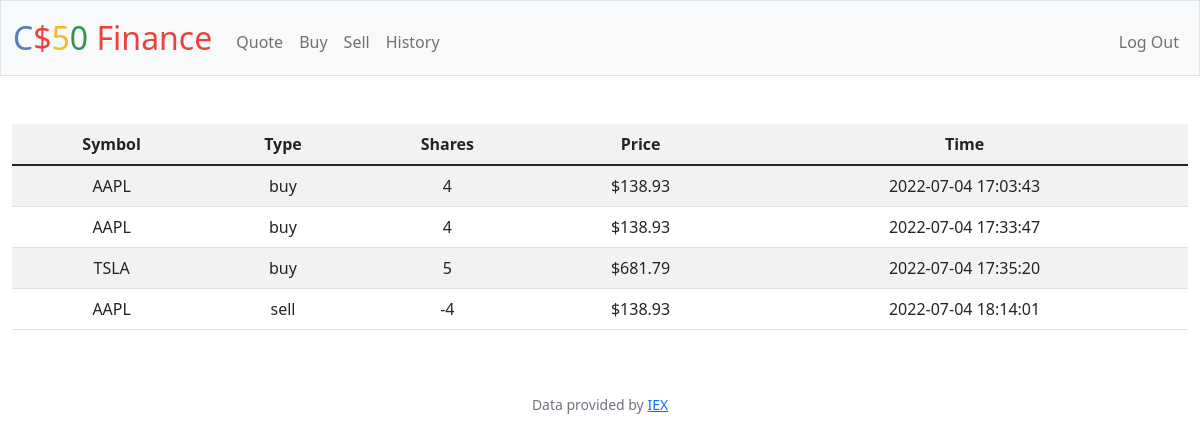
Screenshot of /history (signed in) with the database file from the repository.
### tables this page shows
CREATE TABLE transactions (
  id INTEGER PRIMARY KEY AUTOINCREMENT,
  user_id INTEGER NOT NULL,
  name TEXT NOT NULL,
  shares INTEGER NOT NULL,
  price NUMERIC NOT NULL,
  type TEXT NOT NULL,
  symbol TEXT NOT NULL,
  time TIMESTAMP DEFAULT CURRENT_TIMESTAMP,
  FOREIGN KEY(user_id) REFERENCES users(id)
);

### app.py (the view)
@app.route("/history")
@login_required
def history():
    user_id =session["user_id"]
    transactions = db.execute("SELECT type,symbol,price,shares,time FROM transactions WHERE user_id = ?",user_id)
    return render_template("history.html", transactions= transactions, usd=usd)

### app.py (called while the page is built)
@app.after_request
def after_request(response):
    response.headers["Cache-Control"] = "no-cache, no-store, must-revalidate"
    response.headers["Expires"] = 0
    response.headers["Pragma"] = "no-cache"
    return response

### helpers.py (called while the page is built)
def login_required(f):
    @wraps(f)
    def decorated_function(*args, **kwargs):
        if session.get("user_id") is None:
            return redirect("/login")
        return f(*args, **kwargs)
    return decorated_function

def usd(value):
    return f"${value:,.2f}"

### templates/history.html (shortened to what this page needs)
{% extends "layout.html" %}
{% block main %}
    <table class="table table-striped">
        <thread>
            <tr>
                <th>Symbol</th>
                <th>Type</th>
                <th>Shares</th>
                <th>Price</th>
                <th>Time</th>
            </tr>
        </thread>
        <tbody>
            {% for transactions in transactions %}
            <tr>
               <td>{{transactions["symbol"].upper()}}</td>
               <td>{{transactions["type"]}}</td>
               <td>{{transactions["shares"]}}</td>
               <td>{{usd(transactions["price"])}}</td>
               <td>{{transactions["time"]}}</td>
            </tr>
            {% endfor %}
        </tbody>
    </table>
{% endblock %}

### rows the page displays
transactions: price "$138.93"
transactions: price "$138.93"
transactions: price "$681.79"
transactions: price "$138.93"
